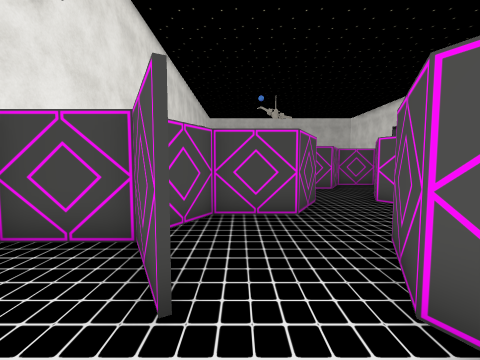
[1] (above)

24 first-person views from a walk through a Unity game level. The camera is 1.2 m above the floor, tilts 4° down and sees 90° across. The floor is counted in squares, 1 m on a side. Each view is taken from the middle of a square. On the plan, view 1 faces up. The plan holds only what a view shows up to about 12 squares ahead; the rest is blank. The place goes on beyond the plan. The player is left out. Some animated figures are not drawn. Some surface patterns are stand-ins.

[2]
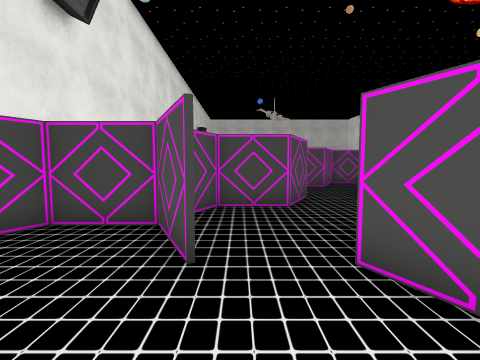

[3]
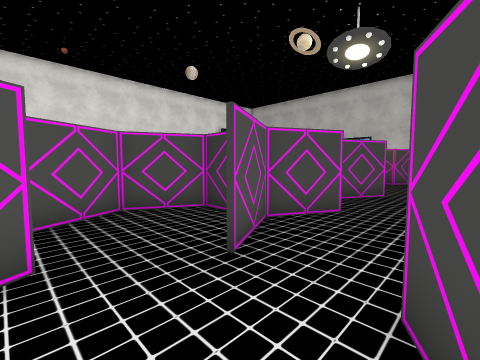

[4]
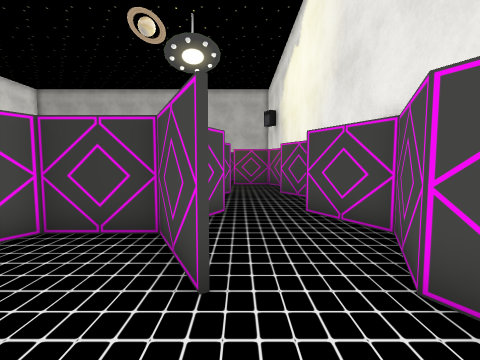

[5]
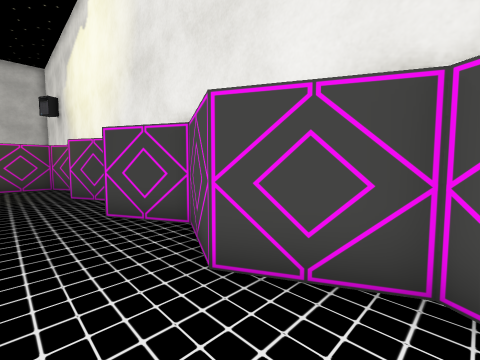

[6]
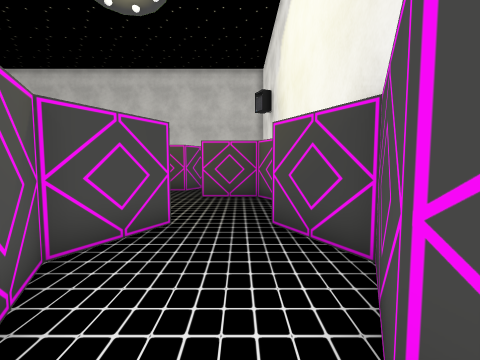

[7]
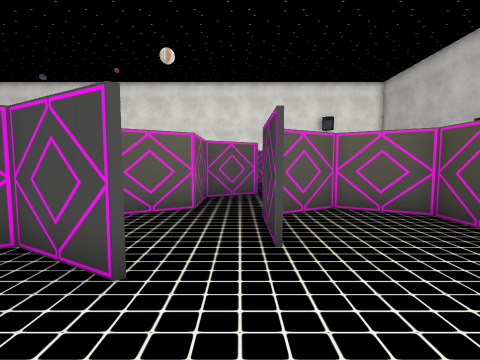

[8]
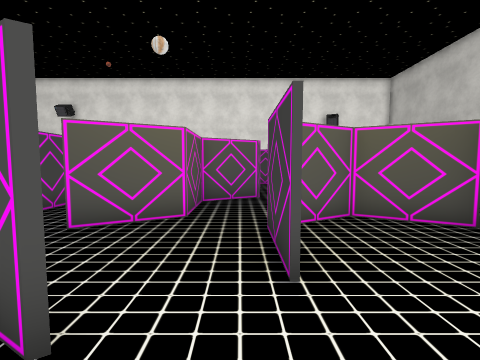

[9]
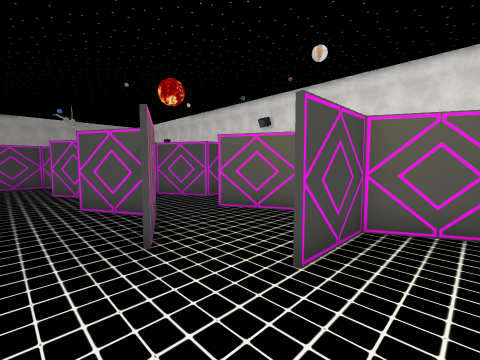

[10]
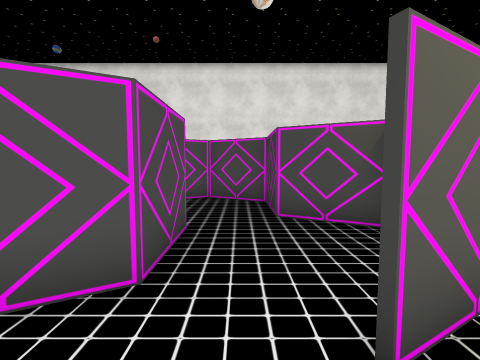

[11]
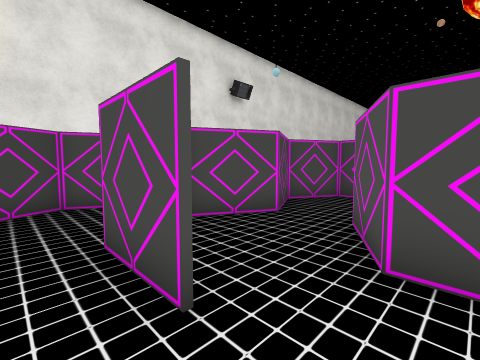

[12]
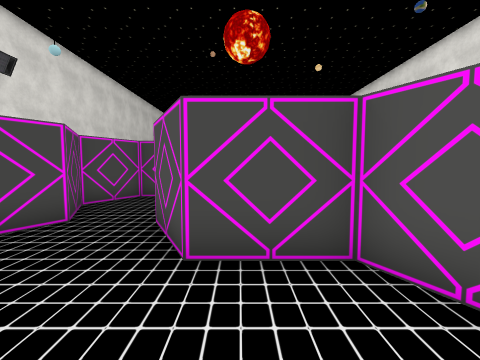

[13]
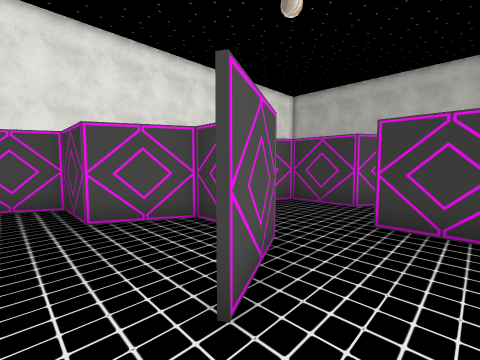

[14]
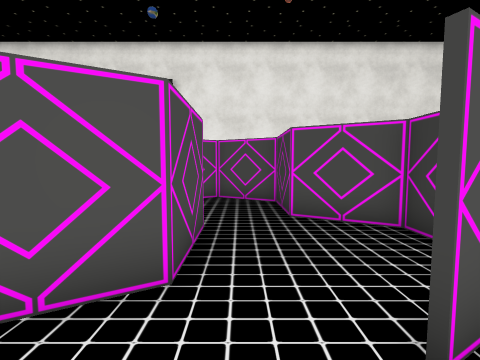

[15]
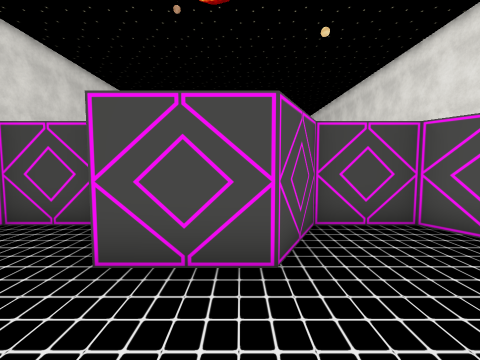

[16]
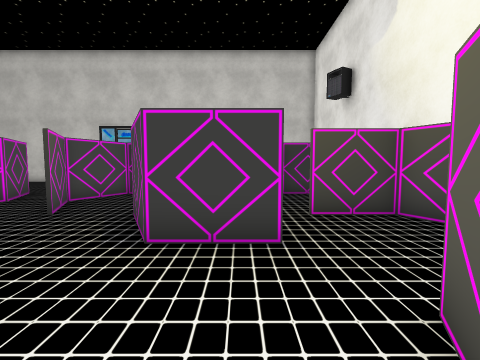

[17]
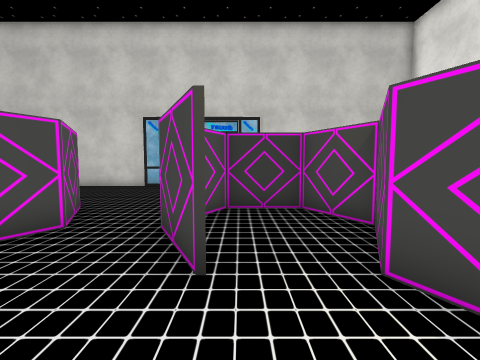

[18]
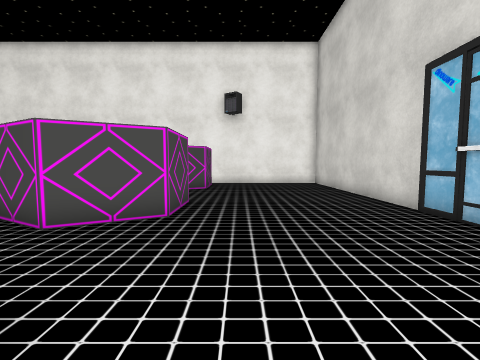

[19]
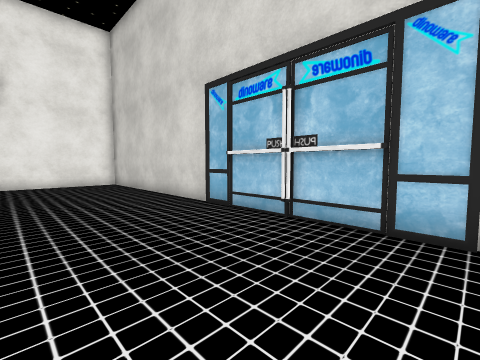

[20]
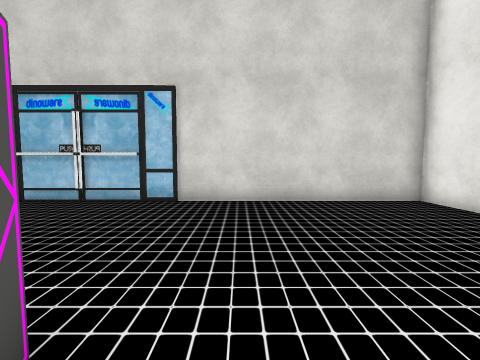

[21]
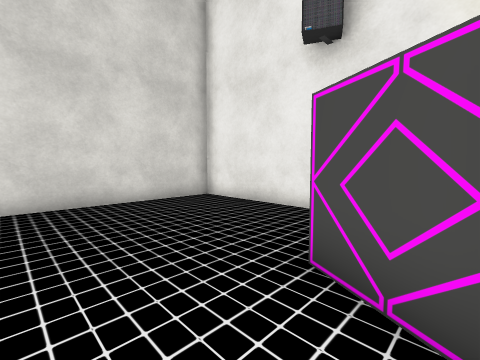

[22]
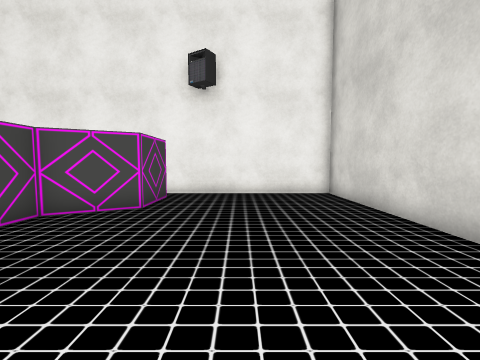

[23]
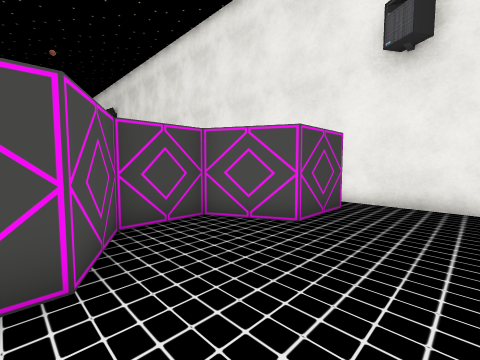

[24]
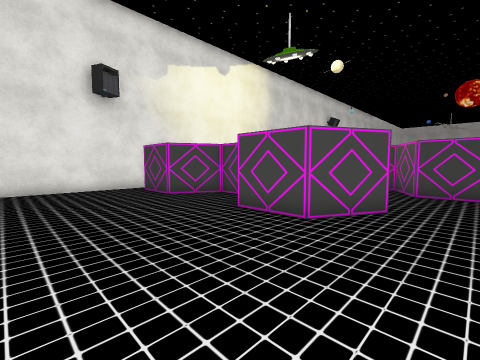

### Floor plan
Points are (right, up) in squares from view 1. A wall is a line through its corners. A room is listed if a view was taken in it or the views show most of it. See-through windows are left out.
Room 1 (views 1, 2)
walls: (-1.7, -0.1) (-0.6, -2) (1.4, -2) (2.4, -0.1) (1.4, 1.8) (2.4, 3.7); (1.4, 5.6) (-0.6, 5.6) (-1.3, 4.3)
ways out: opening at (-1, 1) to room 2; opening at (2, 5)
Room 2 (views 3, 4, 5, 6, 7, 8, 9)
walls: (-1.7, -7.8) (-0.6, -5.8) (-1.6, -3.9) (-0.6, -2); (-0.7, -2.1) (-1.7, -0.1); (-4.2, -10.5) (-3.6, -11.5) (-1.5, -11.5); (-0.7, 1.7) (-1.7, 3.6) (-3.7, 3.6) (-4.6, 1.8) (-3.6, -0.1) (-4.6, -2) (-3.6, -3.9) (-4.6, -5.8) (-3.6, -7.8); (-0.7, -13.4) (1.4, -13.4) (2.4, -11.5) (1.4, -9.6) (-0.7, -9.6)
ways out: opening at (-1, 1) to room 1; opening at (-1, -9) to room 3; opening at (-1, -13)
Room 3 (views 10, 16)
walls: (-0.5, -5.8) (-1.6, -7.9); (2.3, -7.8) (1.2, -5.8); (2.3, -4) (1.3, -2.1); (-1.1, -3.1) (-1.6, -4) (-1, -5.1); (-0.7, -9.5) (1.3, -9.5)
ways out: opening at (-1, -9) to room 2; opening at (2, -9) to room 7; opening at (2, -5) to room 11
Room 4 (views 11, 12)
walls: (4.4, -4) (3.5, -4); (5.4, -5.8) (7.4, -5.8) (8.3, -4) (7.3, -2.1) (5.3, -2.1)
ways out: opening at (5, -3) to room 5; opening at (4, -5) to room 11
Room 5 (views 13, 14)
walls: (5.3, 1.7) (4.7, 2.8); (5.3, -2.1) (4.2, -0.1); (4.2, 3.6) (2.4, 3.6) (1.5, 1.8) (2.5, -0.1) (1.4, -2.1); (2.9, -3.9) (4.4, -3.9)
ways out: opening at (5, -3) to room 4; opening at (5, 1) to room 6
Room 6 (view 15)
walls: (6.6, -2) (7.4, -2) (8.4, -0.1); (7.4, 1.7) (5.3, 1.7)
ways out: opening at (5, 1) to room 5; opening at (8, 1) to room 10
Room 7 (view 17)
walls: (1.3, -9.5) (2.4, -11.6); (5.2, -9.6) (4.3, -7.8) (2.3, -7.8)
ways out: opening at (2, -9) to room 3; opening at (3.5, -10) to room 9
Room 8 (views 18, 19, 20, 21, 22, 23, 24)
walls: (4, -21.4) (7.9, -21.4); (4.3, -11.5) (5.4, -13.5) (4.4, -15.4) (2.3, -15.4) (2.1, -15); (0.5, -13.5) (-0.6, -13.5) (-1.6, -15.4) (-3.8, -15.4); (7.1, -9.6) (5.2, -9.6); (16.5, -15.4) (14.3, -15.4) (13.3, -13.5) (11.4, -13.5) (10.4, -15.4) (8.3, -15.4) (7.2, -13.4) (8.1, -11.8); (-4.8, -14.9) (-4.8, -21.6) (17.5, -21.6) (17.5, -14.9)
ways out: opening at (5, -11) to room 9
Room 9 (no view inside)
walls: (2.4, -11.6) (1.4, -13.5) (2.4, -15.3) (4.4, -15.3) (5.3, -13.5) (4.3, -11.5)
ways out: opening at (3.5, -10) to room 7; opening at (5, -11) to room 8
Room 10 (no view inside)
walls: (8.4, -0.1) (10.4, -0.1) (11.4, 1.8) (10.4, 3.6) (8.4, 3.6) (7.4, 1.7)
ways out: opening at (8, 1) to room 6
Room 11 (no view inside)
walls: (3.5, -4) (2.3, -4); (4.3, -7.8) (5.4, -5.8)
ways out: opening at (2, -5) to room 3; opening at (4, -5) to room 4

Where each view was taken, in squares from view 1:
view 1: 0 up, 0 right, facing up
view 2: 1 down, 0 right, facing up
view 3: 2 up, 4 left, facing down-right
view 4: 2 up, 2 left, facing down
view 5: 2 up, 2 left, facing down-left
view 6: 3 down, 3 left, facing down
view 7: 9 down, 4 left, facing right
view 8: 9 down, 3 left, facing right
view 9: 11 down, 3 left, facing up-right
view 10: 5 down, 0 right, facing right
view 11: 5 down, 6 right, facing up-left
view 12: 5 down, 6 right, facing up
view 13: 1 up, 3 right, facing down-right
view 14: 1 up, 3 right, facing right
view 15: 1 down, 7 right, facing up
view 16: 6 down, 0 right, facing down
view 17: 9 down, 4 right, facing down
view 18: 17 down, 3 right, facing right
view 19: 17 down, 3 right, facing down-right
view 20: 14 down, 1 right, facing down
view 21: 14 down, 1 right, facing down-left
view 22: 18 down, 8 right, facing right
view 23: 18 down, 10 right, facing up-right
view 24: 20 down, 7 right, facing up-left
